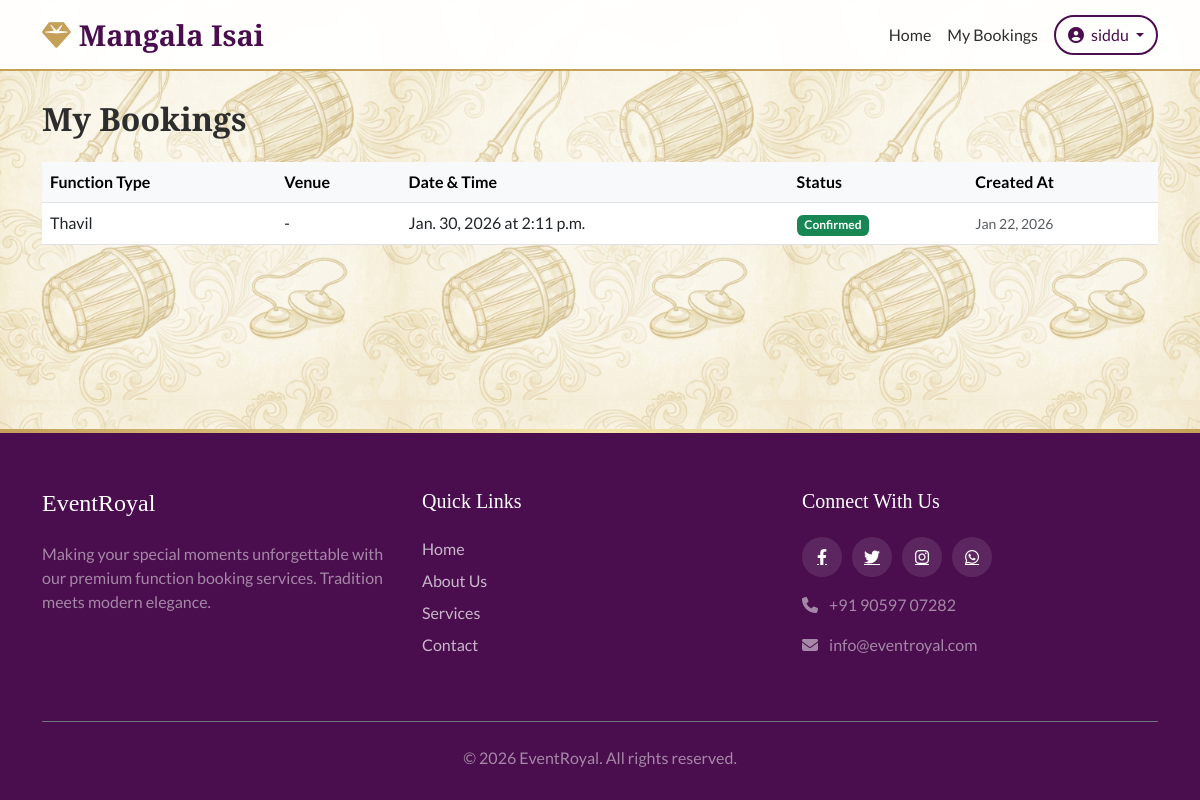
/bookings/my-bookings/ (signed in), run on the app's committed database.
### accounts/models.py (models this page shows, shortened)
class CustomUser(AbstractUser):
    phone_number = models.CharField(max_length=15, blank=True, null=True)
    is_admin = models.BooleanField(default=False)

### bookings/models.py (models this page shows, shortened)
class Booking(models.Model):
    STATUS_CHOICES = [
        ('PENDING', 'Pending'),
        ('CONFIRMED', 'Confirmed'),
        ('CANCELLED', 'Cancelled'),
    ]
    user = models.ForeignKey(settings.AUTH_USER_MODEL, on_delete=models.CASCADE)
    function_type = models.ForeignKey(FunctionType, on_delete=models.CASCADE)
    first_name = models.CharField(max_length=100, default="")
    last_name = models.CharField(max_length=100, default="")
    email = models.EmailField(default="")
    phone = models.CharField(max_length=15, default="")
    venue_name = models.CharField(max_length=200, help_text="Enter the name of the venue")
    venue_address = models.TextField(help_text="Enter the address of the venue")
    date = models.DateField()
    time = models.TimeField()
    status = models.CharField(max_length=20, choices=STATUS_CHOICES, default='PENDING')
    created_at = models.DateTimeField(auto_now_add=True)

### events/models.py (models this page shows, shortened)
class FunctionType(models.Model):
    name = models.CharField(max_length=100)
    description = models.TextField()
    image = models.ImageField(upload_to='function_images/')
    base_price = models.DecimalField(max_digits=10, decimal_places=2)

### bookings/views.py (the view)
# urls.py: path('my-bookings/', BookingListView.as_view(), name='my_bookings'),
class BookingListView(LoginRequiredMixin, ListView):
    model = Booking
    template_name = 'bookings/booking_list.html'
    context_object_name = 'bookings'
    def get_queryset(self):
        return Booking.objects.filter(user=self.request.user).order_by('-created_at')

### templates/bookings/booking_list.html (shortened to what this page needs)
{% extends 'base.html' %}
{% block content %}
<h2 class="mb-4 fw-bold">My Bookings</h2>
{% if bookings %}
<div class="table-responsive">
    <table class="table table-hover align-middle">
        <thead class="table-light">
            <tr>
                <th>Function Type</th>
                <th>Venue</th>
                <th>Date & Time</th>
                <th>Status</th>
                <th>Created At</th>
            </tr>
        </thead>
        <tbody>
            {% for booking in bookings %}
            <tr>
                <td>{{ booking.function_type.name }}</td>
                <td>{{ booking.venue.name|default:"-" }}</td>
                <td>{{ booking.date }} at {{ booking.time }}</td>
                <td>
                    <span class="badge
                            {% if booking.status == 'CONFIRMED' %}bg-success
                            {% elif booking.status == 'PENDING' %}bg-warning text-dark
                            {% else %}bg-danger{% endif %}">
                        {{ booking.get_status_display }}
                    </span>
                </td>
                <td class="text-muted small">{{ booking.created_at|date:"M d, Y" }}</td>
            </tr>
            {% endfor %}
        </tbody>
    </table>
</div>
{% else %}
<div class="alert alert-info text-center py-5">
    <h4>No bookings found.</h4>
    <p>You haven't made any appointments yet.</p>
    <a href="{% url 'home' %}" class="btn btn-primary mt-3">Book Your First Event</a>
</div>
{% endif %}
{% endblock %}

### templates/base.html (shortened to what this page needs)
<!DOCTYPE html>
{% load static %}
<html lang="en">
<head>
    <link href="https://cdn.jsdelivr.net/npm/bootstrap@5.3.0/dist/css/bootstrap.min.css" rel="stylesheet">
    <link rel="stylesheet" href="https://cdnjs.cloudflare.com/ajax/libs/font-awesome/6.4.0/css/all.min.css">
    <link href="https://unpkg.com/aos@2.3.1/dist/aos.css" rel="stylesheet">
    <link rel="stylesheet" href="{% static 'css/styles.css' %}">
</head>
<body>
    <nav class="navbar navbar-expand-lg fixed-top">
        <div class="container">
            <a class="navbar-brand" href="/">
                <i class="fas fa-gem me-2" style="color: var(--secondary-color);"></i>Mangala Isai
            </a>
            <div class="collapse navbar-collapse" id="navbarNav">
                <ul class="navbar-nav ms-auto align-items-center">
                    <li class="nav-item"><a class="nav-link" href="{% url 'home' %}">Home</a></li>
                    {% if user.is_authenticated %}
                    <li class="nav-item">
                        <a class="nav-link" href="{% url 'my_bookings' %}">My Bookings</a>
                    </li>
                    <li class="nav-item ms-2">
                        <div class="dropdown">
                            <button class="btn btn-outline-primary rounded-pill dropdown-toggle" type="button"
                                data-bs-toggle="dropdown">
                                <i class="fas fa-user-circle me-1"></i> {{ user.username }}
                            </button>
                        </div>
                    </li>
                    {% endif %}
                </ul>
            </div>
        </div>
    </nav>
    <div class="container flex-grow-1" style="margin-top: 100px;">
        {% block content %}
        {% endblock %}
    </div>
    <footer class="footer">
        <div class="container">
            <div class="row">
                <div class="col-md-4 mb-4">
                    <h4 class="mb-4 text-white">EventRoyal</h4>
                    <p class="text-white-50">Making your special moments unforgettable with our premium function booking
                        services. Tradition meets modern elegance.</p>
                </div>
                <div class="col-md-4 mb-4">
                    <h5 class="mb-4 text-white">Quick Links</h5>
                    <ul class="list-unstyled">
                        <li class="mb-2"><a href="{% url 'home' %}" class="footer-link">Home</a></li>
                        <li class="mb-2"><a href="#" class="footer-link">About Us</a></li>
                        <li class="mb-2"><a href="#" class="footer-link">Services</a></li>
                        <li class="mb-2"><a href="#" class="footer-link">Contact</a></li>
                    </ul>
                </div>
                <div class="col-md-4 mb-4">
                    <h5 class="mb-4 text-white">Connect With Us</h5>
                    <div class="d-flex mb-3">
                        <a href="#" class="social-icon"><i class="fab fa-facebook-f"></i></a>
                        <a href="#" class="social-icon"><i class="fab fa-twitter"></i></a>
                        <a href="#" class="social-icon"><i class="fab fa-instagram"></i></a>
                        <a href="#" class="social-icon"><i class="fab fa-whatsapp"></i></a>
                    </div>
                    <p class="text-white-50"><i class="fas fa-phone me-2"></i> +91 90597 07282</p>
                    <p class="text-white-50"><i class="fas fa-envelope me-2"></i> info@eventroyal.com</p>
                </div>
            </div>
            <div class="border-top border-secondary pt-4 mt-4 text-center">
                <p class="text-white-50 mb-0">&copy; 2026 EventRoyal. All rights reserved.</p>
            </div>
        </div>
    </footer>
</body>
</html>

### static/css/styles.css (style rules this page uses)
:root { --primary-color: #4a0e4e; --secondary-color: #c5a059; --accent-color: #f3e5ab; --text-dark: #2d2d2d; --text-light: #ffffff; --bg-light: #fdfdfd; }
body { font-family: 'Lato', sans-serif; color: var(--text-dark); background-color: var(--bg-light); }
h1, h2, h3, h4, h5, h6, .navbar-brand { font-family: 'Playfair Display', serif; }
.navbar { background: rgba(255, 255, 255, 0.95); backdrop-filter: blur(10px); transition: all 0.3s ease; border-bottom: 2px solid var(--secondary-color); }
.navbar-brand { font-size: 1.8rem; font-weight: 700; color: var(--primary-color) !important; }
.nav-link { font-weight: 500; color: var(--text-dark) !important; transition: color 0.3s ease; }
.btn-outline-primary { color: var(--primary-color); border-color: var(--primary-color); border-width: 2px; }
.footer { background-color: var(--primary-color); color: var(--text-light); padding: 60px 0 30px; margin-top: 80px; position: relative; overflow: hidden; }
.footer::before { content: ''; position: absolute; top: 0; left: 0; right: 0; height: 4px; background: linear-gradient(90deg, var(--secondary-color), var(--accent-color), var(--secondary-color)); }
.footer-link { color: rgba(255, 255, 255, 0.7); text-decoration: none; transition: color 0.3s; }
.social-icon { width: 40px; height: 40px; background: rgba(255, 255, 255, 0.1); border-radius: 50%; display: inline-flex; align-items: center; justify-content: center; color: #fff; margin-right: 10px; transition: all 0.3s; }

### data on the page
CustomUser: username "siddu"
Booking: function_type.name "Thavil", venue.name "-", date "Jan. 30, 2026", time "2:11 p.m.", status "Confirmed", created_at "Jan 22, 2026"
